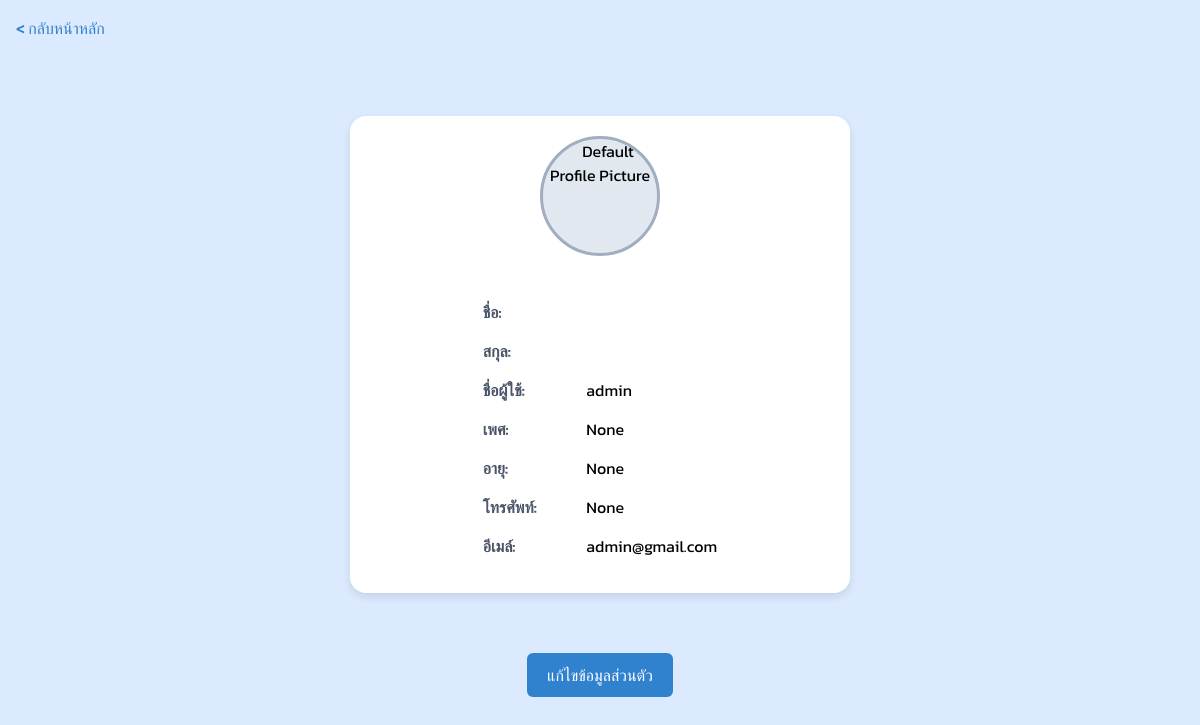
The app's page /user_profile/ (signed in) with its own data.
### accounts/models.py (models this page shows)
class Profile(models.Model):
    ROLE_CHOICES = [
        ('User', 'User'),
        ('Admin', 'Admin'),
        ('Expert', 'Expert'),
        ('Seller', 'Seller'),
    ]
    user = models.OneToOneField(User, on_delete=models.CASCADE, related_name='profile')  # เชื่อมกับ User
    role = models.CharField(max_length=10, choices=ROLE_CHOICES, default='User')  # บทบาทของผู้ใช้
    address = models.CharField(max_length=255, blank=True, null=True)  # ที่อยู่
    phone_number = models.CharField(max_length=20, blank=True, null=True)  # เบอร์โทรศัพท์
    skin_problem = models.TextField(blank=True, null=True)  # ปัญหาผิว
    image = models.ImageField(upload_to='profile_pics/', blank=True, null=True)  # รูปโปรไฟล์
    age = models.IntegerField(blank=True, null=True)  # อายุ
    gender = models.CharField(max_length=10, blank=True, null=True)  # เพศ
    def __str__(self):
        return f'{self.user.username} Profile'

### accounts/views.py (the view)
# urls.py: path('user_profile/', views.user_profile, name='user_profile'),  # ดูโปรไฟล์
@login_required
def user_profile(request):
    try:
        profile = Profile.objects.get(user=request.user)
        print(profile)
        if profile.role == 'Expert':
            return redirect('expert_profile')
        elif profile.role == 'Seller':
            return redirect('seller_profile')
        else:
            return render(request, 'user_profile.html', {'profile': profile})
    except Profile.DoesNotExist:
        return render(request, 'error.html', {'message': 'โปรไฟล์ไม่พบ'})

### templates/user_profile.html (shortened to what this page needs)
{% load static %}
<!DOCTYPE html>
<html lang="th">
<head>
    <script src="https://cdn.tailwindcss.com"></script>
</head>
<body class="bg-blue-100">
    <div class="p-4">
        <a href="{% url 'user_home' %}" class="back-button">&lt; กลับหน้าหลัก</a>
    </div>
    <div class="profile-container">
        <div class="flex flex-col items-center">
            <div class="profile-picture relative">
                {% if user.profile.image %}
                    <img src="{{ user.profile.image.url }}" alt="Profile Picture">
                {% else %}
                    <img src="{% static 'images/user-icon.png' %}" alt="Default Profile Picture">
                {% endif %}
            </div>
            <div class="user-info mt-6">
                <div>
                    <label>ชื่อ:</label>
                </div>
                <div>
                    <label>สกุล:</label>
                </div>
                <div>
                    <label>ชื่อผู้ใช้:</label>
                    <span>{{ user.username }}</span>
                </div>
                <div>
                    <label>เพศ:</label>
                    <span>{{ profile.gender }}</span>
                </div>
                <div>
                    <label>อายุ:</label>
                    <span>{{ profile.age }}</span>
                </div>
                <div>
                    <label>โทรศัพท์:</label>
                    <span>{{ profile.phone_number }}</span>
                </div>
                <div>
                    <label>อีเมล์:</label>
                    <span>{{ user.email }}</span>
                </div>
            </div>
        </div>
    </div>
    <div class="text-center mt-4">
        <a href="{% url 'edit_profile' %}" class="edit-button">แก้ไขข้อมูลส่วนตัว</a>
    </div>
</body>
</html>

### templates/user_profile.html (style rules this page uses)
* { font-family: "Kanit", sans-serif; }
.profile-container { background-color: white; border-radius: 16px; box-shadow: 0 4px 8px rgba(0, 0, 0, 0.1); padding: 20px; max-width: 500px; margin: 40px auto; text-align: center; }
.profile-picture { position: relative; width: 120px; height: 120px; border-radius: 50%; overflow: hidden; margin: 0 auto 20px; border: 3px solid #A0AEC0; background-color: #E2E8F0; }
.profile-picture img { width: 100%; height: 100%; object-fit: cover; }
.user-info label { color: #4A5568; font-weight: 600; display: inline-block; width: 100px; }
.user-info div { margin-bottom: 15px; text-align: left; }
.back-button { color: #3182CE; font-weight: 500; text-decoration: none; display: inline-block; margin-bottom: 20px; }
.edit-button { margin-top: 20px; background-color: #3182CE; color: white; padding: 10px 20px; border-radius: 6px; text-decoration: none; display: inline-block; }

### records on screen
Profile: gender "None", age "None", phone_number "None"

### other values on screen
{{ user.username }} "admin"
{{ user.email }} "admin@gmail.com"
